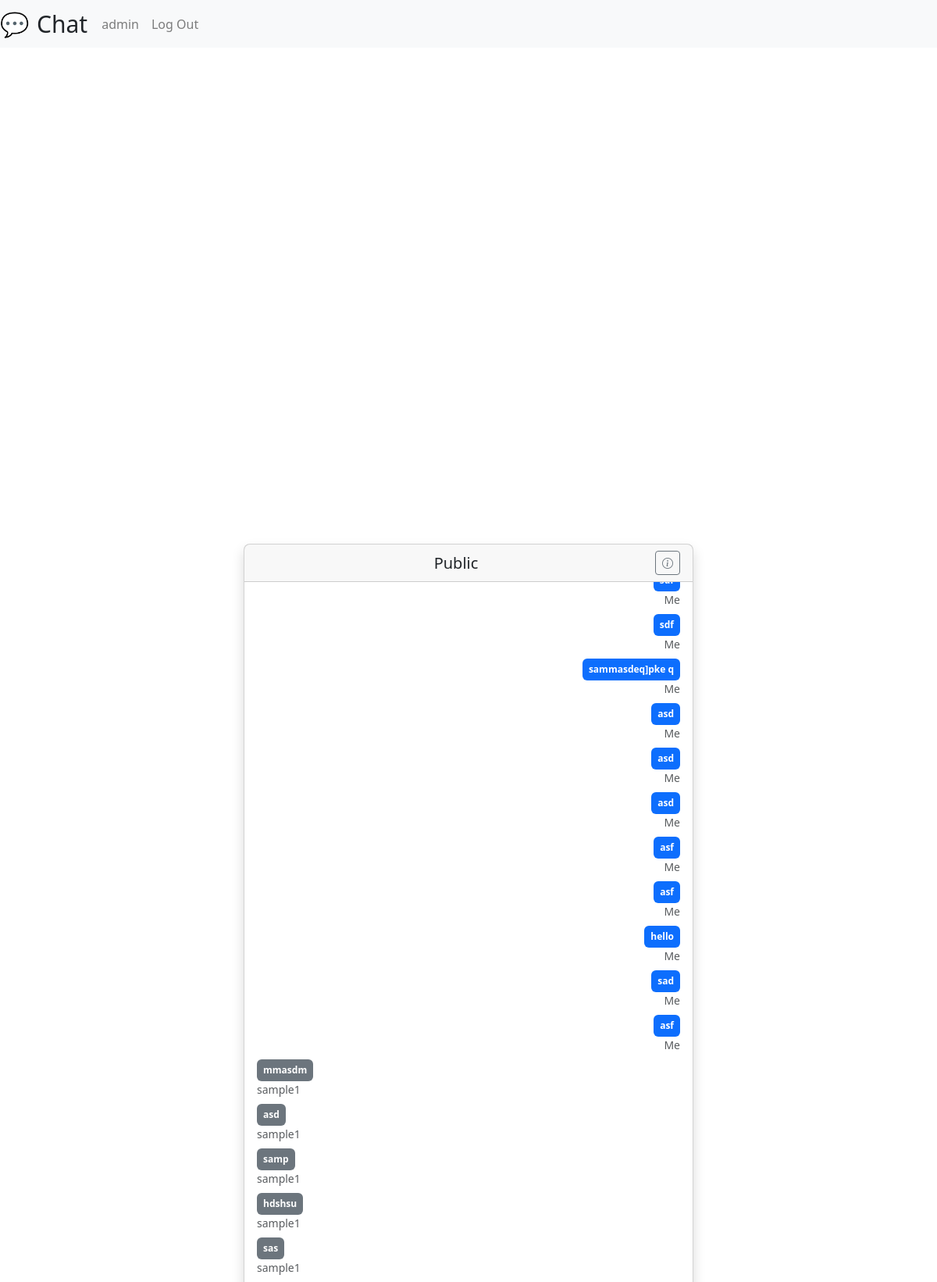
Page /room/Public/ (signed in, upper part) on the committed database.
### chat/models.py (models this page shows, shortened)
class User(AbstractUser):
    pass

class Room(models.Model):
    name = models.CharField(max_length=50, blank=True, null=True)
    is_private = models.BooleanField(default=False)
    participants = models.ManyToManyField(User, related_name='chat_rooms')
    created_at = models.DateTimeField(auto_now_add=True)

class Message(models.Model):
    room = models.ForeignKey(Room, on_delete=models.CASCADE, related_name='messages')
    sender = models.ForeignKey(User, on_delete=models.CASCADE)
    content = models.TextField()
    timestamp = models.DateTimeField(auto_now_add=True)

### chat/views.py (the view)
# urls.py: path("room/<str:room_name>/", views.room, name='room'),
def room(request, room_name):
    room = get_object_or_404(Room, name=room_name)
    messages = room.messages.all().order_by('timestamp')
    return render(request, 'chat/room.html',{
        "room":room,
        "messages":messages,
    })

### chat/templates/chat/room.html (shortened to what this page needs)
{% extends "chat/layout.html" %}
{% block body %}
    {% if user.is_authenticated %}
        <div class="center">
            <div class="container py-4" style="max-width: 600px;">
                <div class="card shadow rounded-3" style="height: 80vh;">
                  <div class="card-header d-flex justify-content-between align-items-center">
                    <h5 class="mb-0 flex-grow-1 text-center">{{ room.name }}</h5>
                    <button class="btn btn-outline-secondary btn-sm" data-bs-toggle="modal" data-bs-target="#roomInfoModal">
                        <i class="bi bi-info-circle"></i>
                    </button>
                  </div>
                  <div id="chat-messages" class="card-body overflow-auto d-flex flex-column"
                    style="flex-grow: 1; max-height: 70vh;">
                    {% for msg in messages %}
                        {% if msg.sender == request.user %}
                        <div class="d-flex justify-content-end mb-2">
                            <div class=" d-flex flex-column align-items-end">
                                <span class="badge bg-primary text-wrap p-2">{{ msg.content }}</span>
                                <small class="text-muted">Me</small>
                            </div>
                        </div>
                        {% else %}
                        <div class="d-flex justify-content-start mb-2">
                            <div class="d-flex flex-column align-items-start">
                            <span class="badge bg-secondary text-wrap p-2">{{ msg.content }}</span>
                            <small class="text-muted">{{ msg.sender.username }}</small>
                            </div>
                        </div>
                        {% endif %}
                    {% endfor %}
                </div>
                </div>
              </div>
        </div>
    {% endif %}
{% endblock %}

### chat/templates/chat/layout.html (shortened to what this page needs)
{% load static %}
<!DOCTYPE html>
<html lang="en">
    <head>
        <link rel="stylesheet" href="https://stackpath.bootstrapcdn.com/bootstrap/4.4.1/css/bootstrap.min.css">
        <link href="https://cdn.jsdelivr.net/npm/bootstrap-icons@1.10.5/font/bootstrap-icons.css" rel="stylesheet">
        <link href="{% static 'chat/style.css' %}" rel="stylesheet">
        <link href="https://cdn.jsdelivr.net/npm/bootstrap@5.3.3/dist/css/bootstrap.min.css" rel="stylesheet">
    </head>
    <body>
        <nav class="navbar navbar-expand-lg navbar-light bg-light">
            <div class="brand"><div class="logo">💬</div>Chat</div>
            <div>
              <ul class="navbar-nav mr-auto">
                {% if user.is_authenticated %}
                    <li class="nav-item">
                        <a class="nav-link" href="{% url 'index' %}">{{user.username}}</a>
                    </li>
                    <li class="nav-item">
                        <a class="nav-link" href="{% url 'logout'%}">Log Out</a>
                    </li>
              {% endif %}
            </div>
          </nav>
        <div class="body">
            {% block body %}
            {% endblock %}
        </div>
    </body>
</html>

### chat/static/chat/style.css (style rules this page uses)
.center { display: flex; justify-content: center; align-items: center; height: 100vh; }
.brand { display:flex;align-items:center;gap:10px;font-weight:500;font-size: 30px; margin-right: 10px; }

### rows in the picture
User: username "admin"
Room: name "Public"
Message: content "sdf"
Message: content "sammasdeq]pke q"
Message: content "asd"
Message: content "asd"
Message: content "asd"
Message: content "asf"
Message: content "asf"
Message: content "hello"
Message: content "sad"
Message: content "asf"
Message: content "mmasdm", sender.username "sample1"
Message: content "asd", sender.username "sample1"
Message: content "samp", sender.username "sample1"
Message: content "hdshsu", sender.username "sample1"
Message: content "sas", sender.username "sample1"
